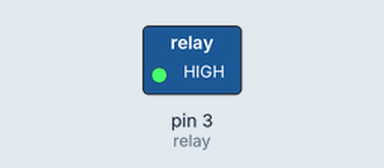
This sketch was run on a simulated Arduino Uno, built with avr-gcc and run on an emulated ATmega328P. Parts: switched loads named in the sketch (green lamp = pin HIGH). Dashed ring = blinking. What the sketch prints to the serial monitor is not drawn.

Above: at 0.5 s.
Timing chart, 0 to 4.6 s (numbered marks = the images above):
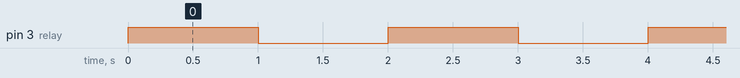

Measured:
- by itself, pin 3 (relay): alternates HIGH for 1.0 s and LOW for 1.0 s

The sketch:

Relay_module_ON_OFF.ino
```cpp
/*********
  SVL Automations
  https://svlautomations.in
  https://svltrainings.in
*********/

// Relay pin is controlled with D3. The active wire is connected to Normally Closed and common
int relay = 3;

void setup() {
  // Pin for relay module set as output
  pinMode(relay, OUTPUT);
  // Serial communication for debugging purposes
  Serial.begin(9600);
}

void loop() {
    // The relay is turned off
    digitalWrite(relay, HIGH);
    Serial.println("OFF");
    delay(1000);          // Wait for 1 second

    digitalWrite(relay, LOW);
    Serial.println("ON");
    delay(1000);          // Wait for 1 second

}
```
